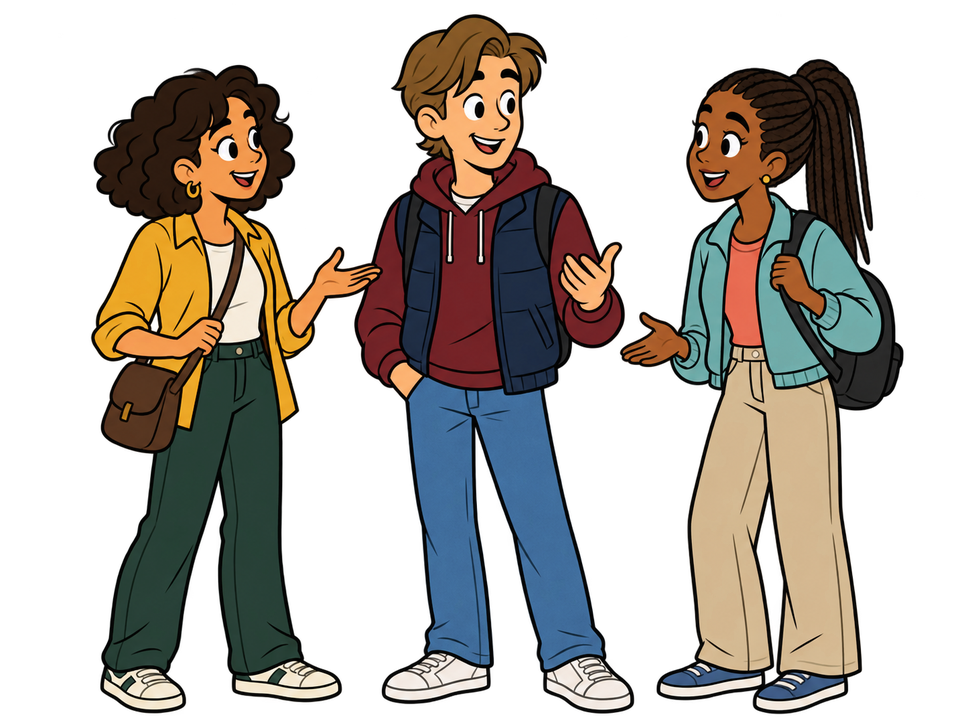
#> input picture assets/characters/_raw/students_group_1.png, 970 x 727 px, shrunk from 1448 x 1086 before the run
$ python equalize_frames.py ../../assets/characters/_raw/students_group_1.png
#> lines starting #> are read from the running program, lines starting #| are printed output that depends on the picture; after the words box and inside, x2 and y2 are one past the last pixel; in counts of white or black regions, pixels touching at a corner belong together
#!/usr/bin/env python3
"""Equalize exposure/color across animation frames using a pose-stable region.

Full-figure statistics are biased by pose (spread legs show more dark jeans),
so we measure the mean color of the TOP region (head + torso, stable across a
walk cycle) and apply a per-channel gain to the whole frame so every frame
matches the group's average torso color. Preserves relative shading.

Usage:
    python3 equalize_frames.py <frame1.png> <frame2.png> ...

Originals are backed up to ./_raw/ before overwriting.
"""

import sys
import pathlib
import numpy as np
from PIL import Image

TOP_FRACTION = 0.45  # portion of the figure height treated as head + torso


def torso_mean(arr, alpha):
    ys, _ = np.where(alpha)
    y0, y1 = ys.min(), ys.max()
    cut = y0 + int((y1 - y0) * TOP_FRACTION)
    mask = alpha.copy()
    mask[cut:, :] = False
    px = arr[..., :3][mask]
    return px.mean(axis=0)


def main(paths):
    imgs, alphas, means = [], [], []
    for p in paths:
        a = np.asarray(Image.open(p).convert("RGBA")).astype(np.float64)
        al = a[..., 3] > 128
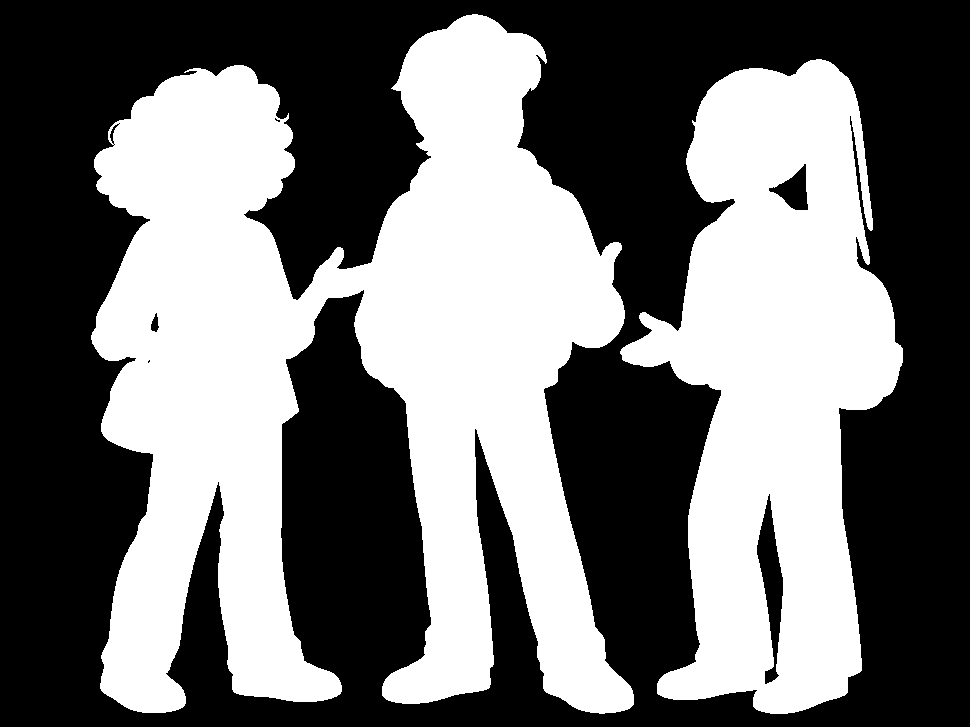
#> al: shape (727, 970) bool; 44.9% white; 2 white regions, box (x1, y1, x2, y2) and area: (91, 14, 634, 714) 211088, (620, 59, 903, 714) 105881
        imgs.append(a)
        alphas.append(al)
        means.append(torso_mean(a, al))
#> in torso_mean, `y0, y1 = ys.min(), ys.max()`: y0 = 14; y1 = 713
#> in torso_mean, `cut = y0 + int((y1 - y0) * TOP_FRACTION)`: cut = 328
#> in torso_mean, `mask[cut:, :] = False`:
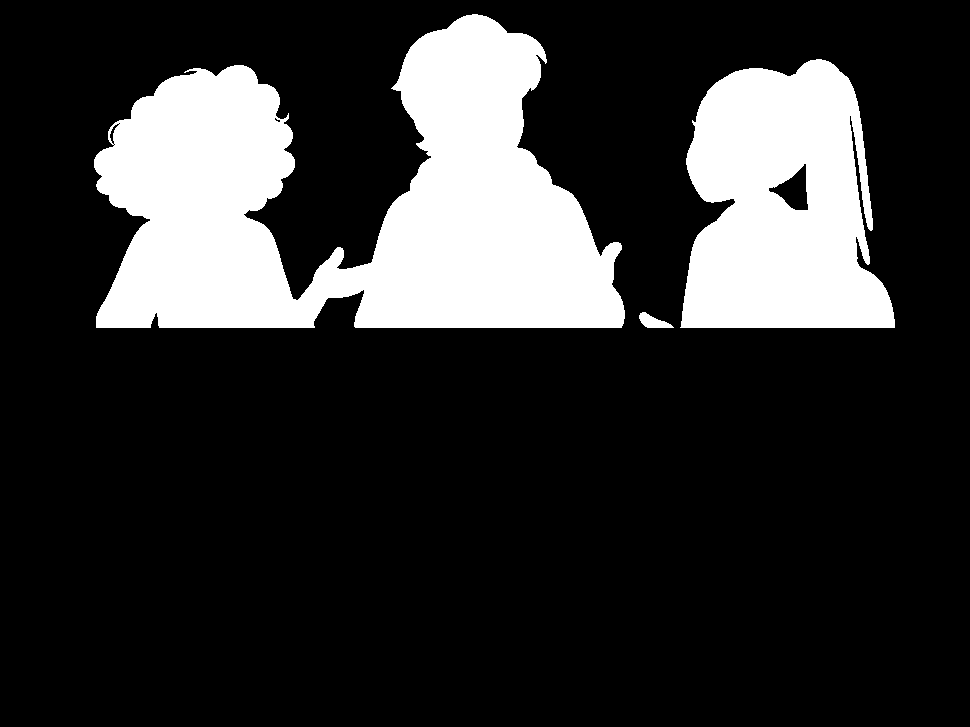
#> mask: shape (727, 970) bool; 19.9% white; 3 white regions, box (x1, y1, x2, y2) and area: (94, 14, 625, 328) 96254, (680, 59, 895, 328) 43440, (639, 312, 674, 328) 303

    target = np.mean(means, axis=0)  # common torso color for the whole set
#> target = [105.7, 75.74, 51.78]

    for p, a, m in zip(paths, imgs, means):
        gain = target / np.maximum(m, 1e-6)
#> gain = [1, 1, 1]
        out = a.copy()
        out[..., :3] = np.clip(a[..., :3] * gain, 0, 255)

        path = pathlib.Path(p)
        backup_dir = path.parent / "_raw"
        backup_dir.mkdir(exist_ok=True)
        backup = backup_dir / path.name
        if not backup.exists():
            Image.open(path).save(backup)

        Image.fromarray(out.astype(np.uint8), "RGBA").save(path)
        print(f"  {path.name}: gain R={gain[0]:.3f} G={gain[1]:.3f} B={gain[2]:.3f}")
#|   students_group_1.png: gain R=1.000 G=1.000 B=1.000


if __name__ == "__main__":
    if len(sys.argv) < 2:
        print(__doc__)
        sys.exit(1)
    main(sys.argv[1:])
